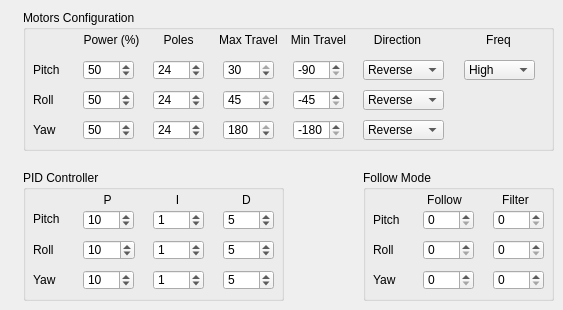
    <widget class="QWidget" name="tab_motorPIDConfig">
     <property name="toolTip">
      <string>Board and Motors Configurations</string>
     </property>
     <attribute name="title">
      <string>Motor and PID Configure</string>
     </attribute>
     <widget class="QGroupBox" name="groupBox_4">
      <property name="geometry">
       <rect>
        <x>23</x>
        <y>10</y>
        <width>531</width>
        <height>141</height>
       </rect>
      </property>
      <property name="title">
       <string>Motors Configuration</string>
      </property>
      <widget class="QLabel" name="label_23">
       <property name="geometry">
        <rect>
         <x>10</x>
         <y>80</y>
         <width>41</width>
         <height>20</height>
        </rect>
       </property>
       <property name="text">
        <string>Roll</string>
       </property>
       <property name="alignment">
        <set>Qt::AlignLeading|Qt::AlignLeft|Qt::AlignVCenter</set>
       </property>
      </widget>
      <widget class="QLabel" name="label_24">
       <property name="geometry">
        <rect>
         <x>10</x>
         <y>50</y>
         <width>41</width>
         <height>20</height>
        </rect>
       </property>
       <property name="text">
        <string>Pitch</string>
       </property>
       <property name="alignment">
        <set>Qt::AlignLeading|Qt::AlignLeft|Qt::AlignVCenter</set>
       </property>
      </widget>
      <widget class="QLabel" name="label_25">
       <property name="geometry">
        <rect>
         <x>10</x>
         <y>110</y>
         <width>41</width>
         <height>20</height>
        </rect>
       </property>
       <property name="text">
        <string>Yaw</string>
       </property>
       <property name="alignment">
        <set>Qt::AlignLeading|Qt::AlignLeft|Qt::AlignVCenter</set>
       </property>
      </widget>
      <widget class="QLabel" name="label_26">
       <property name="geometry">
        <rect>
         <x>53</x>
         <y>20</y>
         <width>71</width>
         <height>20</height>
        </rect>
       </property>
       <property name="text">
        <string>Power (%)</string>
       </property>
       <property name="alignment">
        <set>Qt::AlignCenter</set>
       </property>
      </widget>
      <widget class="QLabel" name="label_27">
       <property name="geometry">
        <rect>
         <x>130</x>
         <y>20</y>
         <width>51</width>
         <height>20</height>
        </rect>
       </property>
       <property name="styleSheet">
        <string notr="true"/>
       </property>
       <property name="text">
        <string>Poles</string>
       </property>
       <property name="alignment">
        <set>Qt::AlignCenter</set>
       </property>
      </widget>
      <widget class="QLabel" name="label_28">
       <property name="geometry">
        <rect>
         <x>190</x>
         <y>20</y>
         <width>71</width>
         <height>20</height>
        </rect>
       </property>
       <property name="text">
        <string>Max Travel</string>
       </property>
       <property name="alignment">
        <set>Qt::AlignCenter</set>
       </property>
      </widget>
      <widget class="QLabel" name="label_29">
       <property name="geometry">
        <rect>
         <x>265</x>
         <y>20</y>
         <width>61</width>
         <height>20</height>
        </rect>
       </property>
       <property name="text">
        <string>Min Travel</string>
       </property>
       <property name="alignment">
        <set>Qt::AlignCenter</set>
       </property>
      </widget>
      <widget class="QLabel" name="label_39">
       <property name="geometry">
        <rect>
         <x>344</x>
         <y>20</y>
         <width>61</width>
         <height>20</height>
        </rect>
       </property>
       <property name="text">
        <string>Direction</string>
       </property>
       <property name="alignment">
        <set>Qt::AlignCenter</set>
       </property>
      </widget>
      <widget class="QLabel" name="label_44">
       <property name="geometry">
        <rect>
         <x>440</x>
         <y>20</y>
         <width>71</width>
         <height>20</height>
        </rect>
       </property>
       <property name="text">
        <string>Freq</string>
       </property>
       <property name="alignment">
        <set>Qt::AlignCenter</set>
       </property>
      </widget>
      <widget class="QSpinBox" name="roll_Power">
       <property name="geometry">
        <rect>
         <x>60</x>
         <y>80</y>
         <width>51</width>
         <height>20</height>
        </rect>
       </property>
       <property name="toolTip">
        <string>Power in %</string>
       </property>
       <property name="maximum">
        <number>100</number>
       </property>
       <property name="value">
        <number>50</number>
       </property>
      </widget>
      <widget class="QSpinBox" name="pitch_Power">
       <property name="geometry">
        <rect>
         <x>60</x>
         <y>50</y>
         <width>51</width>
         <height>20</height>
        </rect>
       </property>
       <property name="toolTip">
        <string>Power in %</string>
       </property>
       <property name="maximum">
        <number>100</number>
       </property>
       <property name="value">
        <number>50</number>
       </property>
      </widget>
      <widget class="QSpinBox" name="yaw_Power">
       <property name="geometry">
        <rect>
         <x>60</x>
         <y>110</y>
         <width>51</width>
         <height>20</height>
        </rect>
       </property>
       <property name="toolTip">
        <string>Power in %</string>
       </property>
       <property name="maximum">
        <number>100</number>
       </property>
       <property name="value">
        <number>50</number>
       </property>
      </widget>
      <widget class="QSpinBox" name="roll_Pole">
       <property name="geometry">
        <rect>
         <x>130</x>
         <y>80</y>
         <width>51</width>
         <height>20</height>
        </rect>
       </property>
       <property name="toolTip">
        <string>number of poles of motor</string>
       </property>
       <property name="minimum">
        <number>0</number>
       </property>
       <property name="maximum">
        <number>100</number>
       </property>
       <property name="singleStep">
        <number>1</number>
       </property>
       <property name="value">
        <number>24</number>
       </property>
      </widget>
      <widget class="QSpinBox" name="pitch_Pole">
       <property name="geometry">
        <rect>
         <x>130</x>
         <y>50</y>
         <width>51</width>
         <height>20</height>
        </rect>
       </property>
       <property name="toolTip">
        <string>number of poles of motor</string>
       </property>
       <property name="minimum">
        <number>0</number>
       </property>
       <property name="maximum">
        <number>100</number>
       </property>
       <property name="value">
        <number>24</number>
       </property>
      </widget>
      <widget class="QSpinBox" name="yaw_Pole">
       <property name="geometry">
        <rect>
         <x>130</x>
         <y>110</y>
         <width>51</width>
         <height>20</height>
        </rect>
       </property>
       <property name="toolTip">
        <string>number of poles of motor</string>
       </property>
       <property name="minimum">
        <number>0</number>
       </property>
       <property name="maximum">
        <number>100</number>
       </property>
       <property name="value">
        <number>24</number>
       </property>
      </widget>
      <widget class="QSpinBox" name="roll_maxTravel">
       <property name="geometry">
        <rect>
         <x>200</x>
         <y>80</y>
         <width>51</width>
         <height>20</height>
        </rect>
       </property>
       <property name="toolTip">
        <string>max travel angle of motor</string>
       </property>
       <property name="minimum">
        <number>0</number>
       </property>
       <property name="maximum">
        <number>45</number>
       </property>
       <property name="singleStep">
        <number>1</number>
       </property>
       <property name="value">
        <number>45</number>
       </property>
      </widget>
      <widget class="QSpinBox" name="pitch_maxTravel">
       <property name="geometry">
        <rect>
         <x>200</x>
         <y>50</y>
         <width>51</width>
         <height>20</height>
        </rect>
       </property>
       <property name="toolTip">
        <string>max travel angle of motor</string>
       </property>
       <property name="minimum">
        <number>0</number>
       </property>
       <property name="maximum">
        <number>30</number>
       </property>
       <property name="singleStep">
        <number>1</number>
       </property>
       <property name="value">
        <number>30</number>
       </property>
      </widget>
      <widget class="QSpinBox" name="yaw_maxTravel">
       <property name="geometry">
        <rect>
         <x>200</x>
         <y>110</y>
         <width>51</width>
         <height>20</height>
        </rect>
       </property>
       <property name="toolTip">
        <string>max travel angle of motor</string>
       </property>
       <property name="minimum">
        <number>0</number>
       </property>
       <property name="maximum">
        <number>180</number>
       </property>
       <property name="value">
        <number>180</number>
       </property>
      </widget>
      <widget class="QSpinBox" name="roll_minTravel">
       <property name="geometry">
        <rect>
         <x>270</x>
         <y>80</y>
         <width>51</width>
         <height>20</height>
        </rect>
       </property>
       <property name="toolTip">
        <string>min travel angle of motor</string>
       </property>
       <property name="minimum">
        <number>-45</number>
       </property>
       <property name="maximum">
        <number>0</number>
       </property>
       <property name="singleStep">
        <number>1</number>
       </property>
       <property name="value">
        <number>-45</number>
       </property>
      </widget>
      <widget class="QSpinBox" name="pitch_minTravel">
       <property name="geometry">
        <rect>
         <x>270</x>
         <y>50</y>
         <width>51</width>
         <height>20</height>
        </rect>
       </property>
       <property name="toolTip">
        <string>min travel angle of motor</string>
       </property>
       <property name="minimum">
        <number>-90</number>
       </property>
       <property name="maximum">
        <number>0</number>
       </property>
       <property name="singleStep">
        <number>1</number>
       </property>
       <property name="value">
        <number>-90</number>
       </property>
      </widget>
      <widget class="QSpinBox" name="yaw_minTravel">
       <property name="geometry">
        <rect>
         <x>270</x>
         <y>110</y>
         <width>51</width>
         <height>20</height>
        </rect>
       </property>
       <property name="toolTip">
        <string>min travel angle of motor</string>
       </property>
       <property name="minimum">
        <number>-180</number>
       </property>
       <property name="maximum">
        <number>0</number>
       </property>
       <property name="singleStep">
        <number>1</number>
       </property>
       <property name="value">
        <number>-180</number>
       </property>
      </widget>
      <widget class="QComboBox" name="roll_Dir">
       <property name="geometry">
        <rect>
         <x>340</x>
         <y>80</y>
         <width>81</width>
         <height>20</height>
        </rect>
       </property>
       <property name="toolTip">
        <string>direction of motor</string>
       </property>
       <item>
        <property name="text">
         <string>Reverse</string>
        </property>
       </item>
       <item>
        <property name="text">
         <string>Normal</string>
        </property>
       </item>
      </widget>
      <widget class="QComboBox" name="pitch_Dir">
       <property name="geometry">
        <rect>
         <x>340</x>
         <y>50</y>
         <width>81</width>
         <height>20</height>
        </rect>
       </property>
       <property name="toolTip">
        <string>direction of motor</string>
       </property>
       <property name="autoFillBackground">
        <bool>true</bool>
       </property>
       <property name="editable">
        <bool>false</bool>
       </property>
       <item>
        <property name="text">
         <string>Reverse</string>
        </property>
       </item>
       <item>
        <property name="text">
         <string>Normal</string>
        </property>
       </item>
      </widget>
      <widget class="QComboBox" name="yaw_Dir">
       <property name="geometry">
        <rect>
         <x>340</x>
         <y>110</y>
         <width>81</width>
         <height>20</height>
        </rect>
       </property>
       <property name="toolTip">
        <string>direction of motor</string>
       </property>
       <item>
        <property name="text">
         <string>Reverse</string>
        </property>
       </item>
       <item>
        <property name="text">
         <string>Normal</string>
        </property>
       </item>
      </widget>
      <widget class="QComboBox" name="motor_freq">
       <property name="geometry">
        <rect>
         <x>441</x>
         <y>50</y>
         <width>71</width>
         <height>20</height>
        </rect>
       </property>
       <property name="toolTip">
        <string>PWM frequency of motor</string>
       </property>
       <item>
        <property name="text">
         <string>High</string>
        </property>
       </item>
       <item>
        <property name="text">
         <string>Medium</string>
        </property>
       </item>
       <item>
        <property name="text">
         <string>Low</string>
        </property>
       </item>
      </widget>
     </widget>
     <widget class="QGroupBox" name="groupBox_5">
      <property name="geometry">
       <rect>
        <x>23</x>
        <y>170</y>
        <width>261</width>
        <height>131</height>
       </rect>
      </property>
      <property name="title">
       <string>PID Controller</string>
      </property>
      <widget class="QLabel" name="label_31">
       <property name="geometry">
        <rect>
         <x>10</x>
         <y>40</y>
         <width>41</width>
         <height>18</height>
        </rect>
       </property>
       <property name="text">
        <string>Pitch</string>
       </property>
       <property name="alignment">
        <set>Qt::AlignLeading|Qt::AlignLeft|Qt::AlignVCenter</set>
       </property>
      </widget>
      <widget class="QLabel" name="label_30">
       <property name="geometry">
        <rect>
         <x>10</x>
         <y>70</y>
         <width>41</width>
         <height>20</height>
        </rect>
       </property>
       <property name="text">
        <string>Roll</string>
       </property>
       <property name="alignment">
        <set>Qt::AlignLeading|Qt::AlignLeft|Qt::AlignVCenter</set>
       </property>
      </widget>
      <widget class="QLabel" name="label_32">
       <property name="geometry">
        <rect>
         <x>10</x>
         <y>100</y>
         <width>41</width>
         <height>20</height>
        </rect>
       </property>
       <property name="text">
        <string>Yaw</string>
       </property>
       <property name="alignment">
        <set>Qt::AlignLeading|Qt::AlignLeft|Qt::AlignVCenter</set>
       </property>
      </widget>
      <widget class="QLabel" name="label_33">
       <property name="geometry">
        <rect>
         <x>59</x>
         <y>20</y>
         <width>51</width>
         <height>20</height>
        </rect>
       </property>
       <property name="text">
        <string>P</string>
       </property>
       <property name="alignment">
        <set>Qt::AlignCenter</set>
       </property>
      </widget>
      <widget class="QLabel" name="label_34">
       <property name="geometry">
        <rect>
         <x>129</x>
         <y>20</y>
         <width>51</width>
         <height>20</height>
        </rect>
       </property>
       <property name="text">
        <string>I</string>
       </property>
       <property name="alignment">
        <set>Qt::AlignCenter</set>
       </property>
      </widget>
      <widget class="QLabel" name="label_35">
       <property name="geometry">
        <rect>
         <x>198</x>
         <y>20</y>
         <width>51</width>
         <height>20</height>
        </rect>
       </property>
       <property name="text">
        <string>D</string>
       </property>
       <property name="alignment">
        <set>Qt::AlignCenter</set>
       </property>
      </widget>
      <widget class="QSpinBox" name="roll_P">
       <property name="geometry">
        <rect>
         <x>60</x>
         <y>70</y>
         <width>52</width>
         <height>20</height>
        </rect>
       </property>
       <property name="toolTip">
        <string>Proportional gain of PID controller</string>
       </property>
       <property name="maximum">
        <number>255</number>
       </property>
       <property name="value">
        <number>10</number>
       </property>
      </widget>
      <widget class="QSpinBox" name="pitch_P">
       <property name="geometry">
        <rect>
         <x>60</x>
         <y>40</y>
         <width>51</width>
         <height>20</height>
        </rect>
       </property>
       <property name="toolTip">
        <string>Proportional gain of PID controller</string>
       </property>
       <property name="maximum">
        <number>255</number>
       </property>
       <property name="value">
        <number>10</number>
       </property>
      </widget>
      <widget class="QSpinBox" name="yaw_P">
       <property name="geometry">
        <rect>
         <x>60</x>
         <y>100</y>
         <width>51</width>
         <height>20</height>
        </rect>
       </property>
       <property name="toolTip">
        <string>Proportional gain of PID controller</string>
       </property>
       <property name="maximum">
        <number>255</number>
       </property>
       <property name="value">
        <number>10</number>
       </property>
      </widget>
      <widget class="QSpinBox" name="roll_I">
       <property name="geometry">
        <rect>
         <x>130</x>
         <y>70</y>
         <width>51</width>
         <height>20</height>
        </rect>
       </property>
       <property name="toolTip">
        <string>Integral gain of PID controller</string>
       </property>
       <property name="maximum">
        <number>255</number>
       </property>
       <property name="value">
        <number>1</number>
       </property>
      </widget>
      <widget class="QSpinBox" name="pitch_I">
       <property name="geometry">
        <rect>
         <x>130</x>
         <y>40</y>
         <width>51</width>
         <height>20</height>
        </rect>
       </property>
       <property name="toolTip">
        <string>Integral gain of PID controller</string>
       </property>
       <property name="maximum">
        <number>255</number>
       </property>
       <property name="value">
        <number>1</number>
       </property>
      </widget>
      <widget class="QSpinBox" name="yaw_I">
       <property name="geometry">
        <rect>
         <x>130</x>
         <y>100</y>
         <width>51</width>
         <height>20</height>
        </rect>
       </property>
       <property name="toolTip">
        <string>Integral gain of PID controller</string>
       </property>
       <property name="maximum">
        <number>255</number>
       </property>
       <property name="value">
        <number>1</number>
       </property>
      </widget>
      <widget class="QSpinBox" name="roll_D">
       <property name="geometry">
        <rect>
         <x>200</x>
         <y>70</y>
         <width>51</width>
         <height>20</height>
        </rect>
       </property>
       <property name="toolTip">
        <string>Derivative gain of PID controller</string>
       </property>
       <property name="maximum">
        <number>255</number>
       </property>
       <property name="value">
        <number>5</number>
       </property>
      </widget>
      <widget class="QSpinBox" name="pitch_D">
       <property name="geometry">
        <rect>
         <x>200</x>
         <y>40</y>
         <width>51</width>
         <height>20</height>
        </rect>
       </property>
       <property name="toolTip">
        <string>Derivative gain of PID controller</string>
       </property>
       <property name="maximum">
        <number>255</number>
       </property>
       <property name="value">
        <number>5</number>
       </property>
      </widget>
      <widget class="QSpinBox" name="yaw_D">
       <property name="geometry">
        <rect>
         <x>200</x>
         <y>100</y>
         <width>51</width>
         <height>20</height>
        </rect>
       </property>
       <property name="toolTip">
        <string>Derivative gain of PID controller</string>
       </property>
       <property name="maximum">
        <number>255</number>
       </property>
       <property name="value">
        <number>5</number>
       </property>
      </widget>
     </widget>
     <widget class="QGroupBox" name="groupBox_6">
      <property name="geometry">
       <rect>
        <x>363</x>
        <y>170</y>
        <width>191</width>
        <height>131</height>
       </rect>
      </property>
      <property name="title">
       <string>Follow Mode</string>
      </property>
      <widget class="QLabel" name="label_36">
       <property name="geometry">
        <rect>
         <x>10</x>
         <y>70</y>
         <width>31</width>
         <height>20</height>
        </rect>
       </property>
       <property name="text">
        <string>Roll</string>
       </property>
       <property name="alignment">
        <set>Qt::AlignLeading|Qt::AlignLeft|Qt::AlignVCenter</set>
       </property>
      </widget>
      <widget class="QLabel" name="label_37">
       <property name="geometry">
        <rect>
         <x>10</x>
         <y>40</y>
         <width>31</width>
         <height>20</height>
        </rect>
       </property>
       <property name="text">
        <string>Pitch</string>
       </property>
       <property name="alignment">
        <set>Qt::AlignLeading|Qt::AlignLeft|Qt::AlignVCenter</set>
       </property>
      </widget>
      <widget class="QLabel" name="label_38">
       <property name="geometry">
        <rect>
         <x>10</x>
         <y>100</y>
         <width>31</width>
         <height>20</height>
        </rect>
       </property>
       <property name="text">
        <string>Yaw</string>
       </property>
       <property name="alignment">
        <set>Qt::AlignLeading|Qt::AlignLeft|Qt::AlignVCenter</set>
       </property>
      </widget>
      <widget class="QSpinBox" name="follow_roll">
       <property name="geometry">
        <rect>
         <x>60</x>
         <y>70</y>
         <width>51</width>
         <height>20</height>
        </rect>
       </property>
       <property name="toolTip">
        <string>follow gain of Roll axis</string>
       </property>
       <property name="maximum">
        <number>255</number>
       </property>
       <property name="value">
        <number>0</number>
       </property>
      </widget>
      <widget class="QSpinBox" name="follow_pitch">
       <property name="geometry">
        <rect>
         <x>60</x>
         <y>40</y>
         <width>51</width>
         <height>20</height>
        </rect>
       </property>
       <property name="toolTip">
        <string>follow gain of Pitch axis</string>
       </property>
       <property name="maximum">
        <number>255</number>
       </property>
       <property name="value">
        <number>0</number>
       </property>
      </widget>
      <widget class="QSpinBox" name="follow_yaw">
       <property name="geometry">
        <rect>
         <x>60</x>
         <y>100</y>
         <width>51</width>
         <height>20</height>
        </rect>
       </property>
       <property name="toolTip">
        <string>follow gain of Yaw axis</string>
       </property>
       <property name="maximum">
        <number>255</number>
       </property>
       <property name="value">
        <number>0</number>
       </property>
      </widget>
      <widget class="QLabel" name="label_59">
       <property name="geometry">
        <rect>
         <x>56</x>
         <y>20</y>
         <width>51</width>
         <height>20</height>
        </rect>
       </property>
       <property name="text">
        <string>Follow</string>
       </property>
       <property name="alignment">
        <set>Qt::AlignCenter</set>
       </property>
      </widget>
      <widget class="QSpinBox" name="pitch_filter">
       <property name="geometry">
        <rect>
         <x>130</x>
         <y>40</y>
         <width>51</width>
         <height>20</height>
        </rect>
       </property>
       <property name="toolTip">
        <string>Filter gain of Pitch axis</string>
       </property>
       <property name="maximum">
        <number>255</number>
       </property>
       <property name="value">
        <number>0</number>
       </property>
      </widget>
      <widget class="QSpinBox" name="roll_filter">
       <property name="geometry">
        <rect>
         <x>130</x>
         <y>70</y>
         <width>51</width>
         <height>20</height>
        </rect>
       </property>
       <property name="toolTip">
        <string>Filter gain of Roll axis</string>
       </property>
       <property name="maximum">
        <number>255</number>
       </property>
       <property name="value">
        <number>0</number>
       </property>
      </widget>
      <widget class="QSpinBox" name="yaw_filter">
       <property name="geometry">
        <rect>
         <x>130</x>
         <y>100</y>
         <width>51</width>
         <height>20</height>
        </rect>
       </property>
       <property name="toolTip">
        <string>Filter gain of Yaw axis</string>
       </property>
       <property name="maximum">
        <number>255</number>
       </property>
       <property name="value">
        <number>0</number>
       </property>
      </widget>
      <widget class="QLabel" name="label_64">
       <property name="geometry">
        <rect>
         <x>127</x>
         <y>20</y>
         <width>51</width>
         <height>20</height>
        </rect>
       </property>
       <property name="text">
        <string>Filter</string>
       </property>
       <property name="alignment">
        <set>Qt::AlignCenter</set>
       </property>
      </widget>
     </widget>
    </widget>
